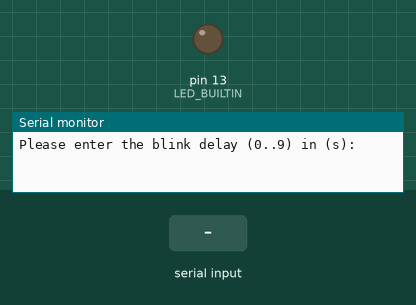
Simulated run of this sketch. Board: Arduino Uno, built with avr-gcc and run on an emulated ATmega328P. Shown: output pins drawn as LEDs (lit = HIGH), the last lines printed to the serial monitor. The inputs (shaded band) are chosen by the test bench.

Above: at 0.8 s.
0.9 s: "90,45\n" received over Serial
At 2.1 s:
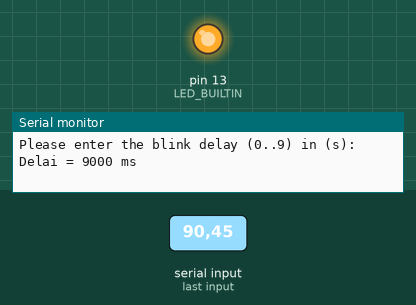
Timing chart, 0 to 3.9 s (numbered marks = the images above; inputs shaded):
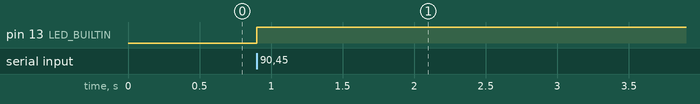

Measured:
- after the input at 0.9 s, pin 13 (LED_BUILTIN): LOW → HIGH at once

The sketch:

Etape_2_2_Entree_Serie_1_chiffre.ino
```cpp
// Etape_2_2_Entree_Serie_1_chiffre
// Le code est écrit en C++ : voir main.cpp (setup/loop) et les classes .h/.cpp de ce dossier.
// Ce fichier .ino doit exister (même nom que le dossier) pour que l'Arduino IDE ouvre le projet.
```

Led.cpp
```cpp
#include "Led.h"

Led::Led(uint8_t broche) : broche_(broche), allumee_(false) {}

void Led::begin() {
  pinMode(broche_, OUTPUT);
  eteindre();
}

void Led::allumer() {
  digitalWrite(broche_, HIGH);
  allumee_ = true;
}

void Led::eteindre() {
  digitalWrite(broche_, LOW);
  allumee_ = false;
}

void Led::basculer() {
  if (allumee_) {
    eteindre();
  } else {
    allumer();
  }
}

bool Led::estAllumee() const {
  return allumee_;
}
```

Led.h
```cpp
#pragma once
#include <Arduino.h>

// Pilote une LED simple branchée sur une broche numérique.
class Led {
public:
  explicit Led(uint8_t broche);

  void begin();          // configure la broche en sortie
  void allumer();
  void eteindre();
  void basculer();       // allumée -> éteinte, éteinte -> allumée
  bool estAllumee() const;

private:
  uint8_t broche_;
  bool allumee_;
};
```

main.cpp
```cpp
// Étape 2.2 – Entrée série : l'utilisateur saisit le délai de clignotement (0..9 s)
#include <Arduino.h>
#include "Led.h"

namespace {
constexpr unsigned long DEBIT_BAUDS = 9600;
Led ledBleue(LED_BUILTIN);
unsigned long delaiMs = 1000;

// Attend un chiffre valide sur le port série et le renvoie (0..9)
uint8_t demanderChiffre() {
  for (;;) {
    Serial.println("Please enter the blink delay (0..9) in (s): ");
    while (!Serial.available()) {
      // attente active d'un caractère
    }
    const char c = static_cast<char>(Serial.read());
    while (Serial.available()) {
      Serial.read();  // vide le buffer (\r, \n...)
    }
    if (c >= '0' && c <= '9') {
      return static_cast<uint8_t>(c - '0');  // conversion ASCII -> nombre
    }
    Serial.println("Entree invalide, recommencez.");
  }
}
}  // namespace

void setup() {
  Serial.begin(DEBIT_BAUDS);
  ledBleue.begin();

  delaiMs = demanderChiffre() * 1000UL;  // secondes -> millisecondes
  Serial.print("Delai = ");
  Serial.print(delaiMs);
  Serial.println(" ms");
}

void loop() {
  ledBleue.allumer();
  delay(delaiMs);
  ledBleue.eteindre();
  delay(delaiMs);
}
```
